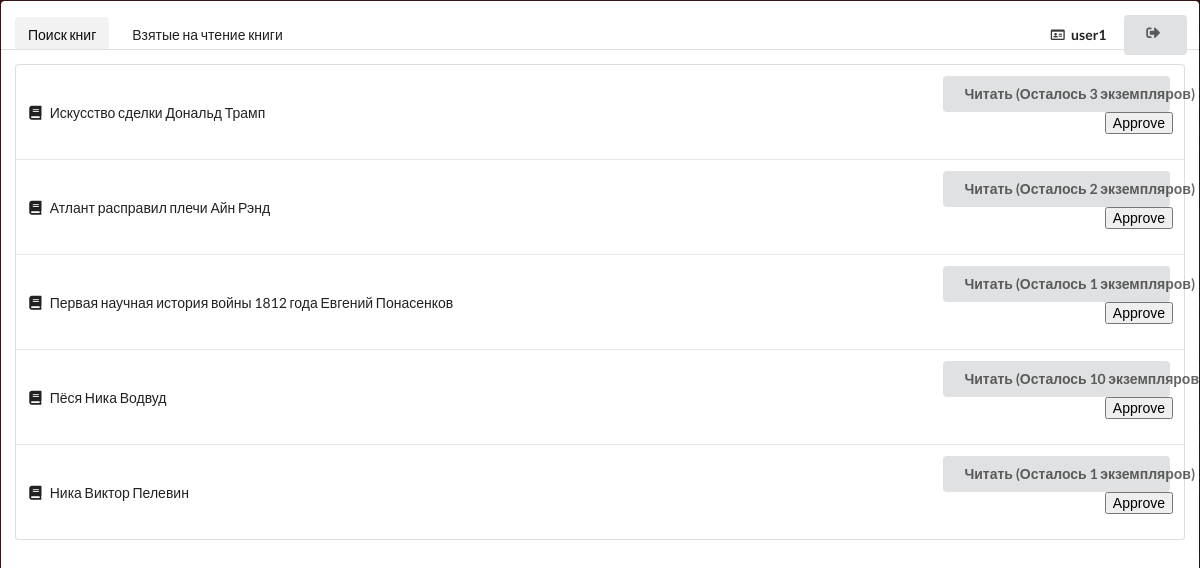
The page /main/search/ (signed in) on the database its author committed.
### Books/models.py (models this page shows)
class Book(models.Model):
    title = models.CharField(max_length=50, help_text="Название книги")
    author = models.CharField(max_length=50, help_text="Автор книги")
    cover = models.ImageField(upload_to='covers')
    count = models.IntegerField()

### Books/views.py (the view)
# urls.py: path('search/', views.Searching, name='search'),
def Searching(request):
    current_user = request.user
    books = Book.objects.all()
    reading = ReadingList.objects.all().filter(user_id=current_user)
    complete = CompleteList.objects.all().filter(user_id=current_user)
    return render(request, 'Books/search.html', {'reading': reading, 'complete': complete, 'books':books})

### Books/templates/Books/search.html (shortened to what this page needs)
{% extends 'Books/base.html' %}
{% block panel %}
                <a class="active item">
                    Поиск книг
                </a>
                <a class="item" href="/main">
                    Взятые на чтение книги
                </a>
                <div class="right menu">
                    <a class="item">
                        <i class="id card outline icon"></i> <b>{{ user.username }}</b>
                    </a>
                    <div class="ui vertical animated button" tabindex="0">
                        <div class="visible content">
                            <i class="sign out icon"></i>
                        </div>
                    </div>
                </div>
{% endblock %}
{% block table_content %}
{% for book in books %}
                    <tr>
                        <td class="collapsing">
                            <i class="book icon"></i> {{ book.title }} {{ book.author }}
                        </td>
                        <td class="right aligned collapsing">
                            <button class="ui button" style="width: 50%;">
                                Читать (Осталось {{ book.count }} экземпляров)
                            </button>
                            <form action="{% url 'Books:addreading' book.id %}" method=POST>{% csrf_token %}
                            <button id="approve-btn" type="submit">Approve</button>
                            </form>
                        </td>
                    </tr>
{% endfor %}
{% endblock %}

### Books/templates/Books/base.html (style rules this page uses)
body { background-color: #DADADA; }

### rows shown on the page
Book: title "Искусство сделки", author "Дональд Трамп", count "3"
Book: title "Атлант расправил плечи", author "Айн Рэнд", count "2"
Book: title "Первая научная история войны 1812 года", author "Евгений Понасенков", count "1"
Book: title "Пёся", author "Ника Водвуд", count "10"
Book: title "Ника", author "Виктор Пелевин", count "1"

### other values the page prints
{{ user.username }} "user1"
